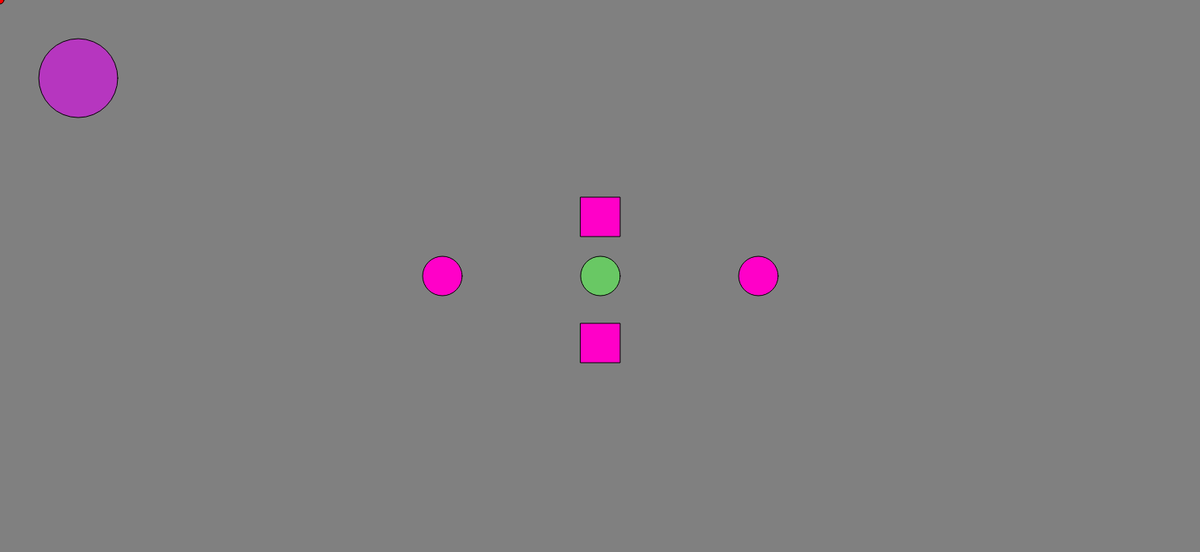
Frame 1 (no input)
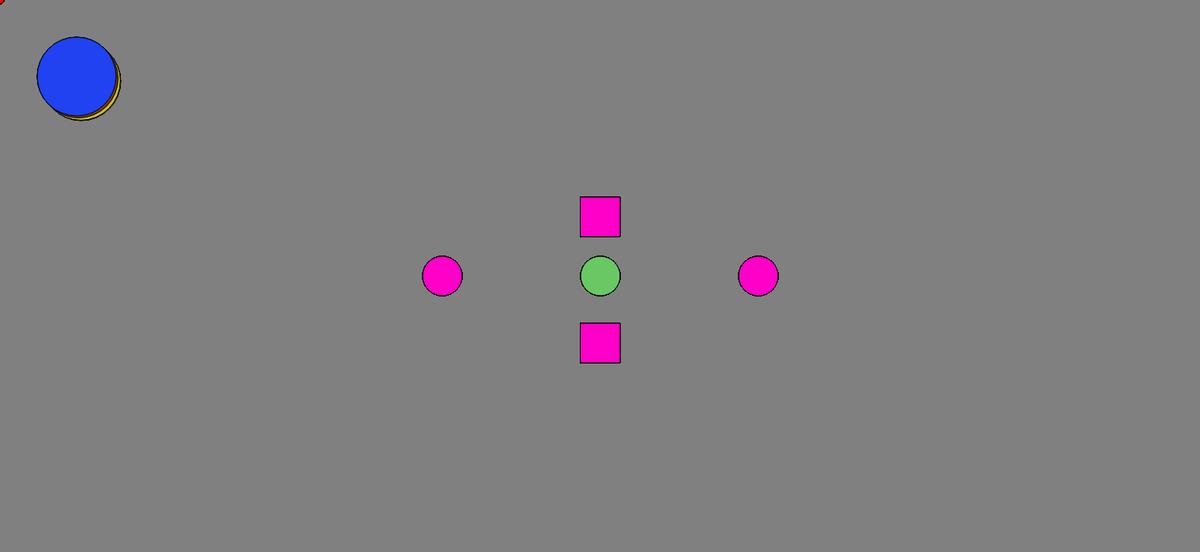
Frame 60 (no input)
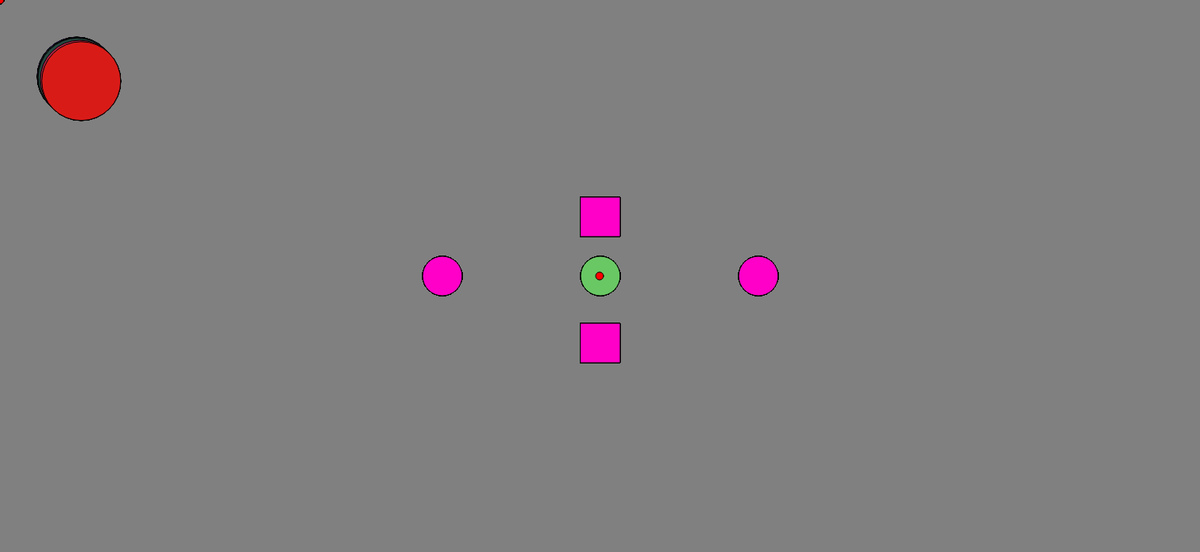
Frame 120 (the mouse pressed at the canvas centre since frame 60)

The p5.js sketch that drew these frames (run headless with seeded random() and noise() and a simulated clock; from frame 60 on, the mouse is pressed at the canvas centre):

// p5.js sketch
// ── sketch.js
function setup(){
    createCanvas(1519,700)
    background('grey')
}

let x = 100;
let y = 100

function draw(){
        fill(random(1,255),random(1,255),random(1,255))
    let dryg = random(-3,3);
    ellipse(x + dryg,y + dryg,100,100)
    noFill()
    fill(105,200,100)
    ellipse(760,350,50,50)
    fill(275,0,200)
    ellipse(560,350,50,50)
    fill(275,0,200)
    ellipse(960,350,50,50)
    rect(735,250,50,50)
    rect(735,410,50,50)
    fill('red')
    ellipse(mouseX,mouseY,10,10)

}
